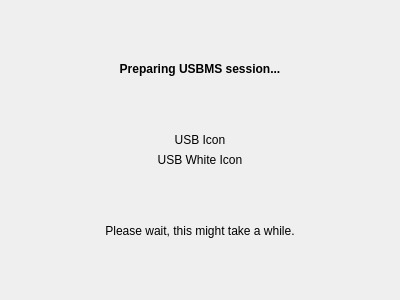
<?xml version="1.0" encoding="UTF-8"?>
<ui version="4.0">
 <class>usbms_splash</class>
 <widget class="QWidget" name="usbms_splash">
  <property name="geometry">
   <rect>
    <x>0</x>
    <y>0</y>
    <width>400</width>
    <height>300</height>
   </rect>
  </property>
  <property name="windowTitle">
   <string>Form</string>
  </property>
  <layout class="QVBoxLayout" name="verticalLayout">
   <item>
    <layout class="QGridLayout" name="gridLayout">
     <item row="3" column="0">
      <widget class="QLabel" name="label_2">
       <property name="text">
        <string>USB Icon</string>
       </property>
       <property name="alignment">
        <set>Qt::AlignCenter</set>
       </property>
      </widget>
     </item>
     <item row="7" column="0">
      <spacer name="verticalSpacer_4">
       <property name="orientation">
        <enum>Qt::Vertical</enum>
       </property>
       <property name="sizeHint" stdset="0">
        <size>
         <width>20</width>
         <height>40</height>
        </size>
       </property>
      </spacer>
     </item>
     <item row="0" column="0">
      <spacer name="verticalSpacer">
       <property name="orientation">
        <enum>Qt::Vertical</enum>
       </property>
       <property name="sizeHint" stdset="0">
        <size>
         <width>20</width>
         <height>40</height>
        </size>
       </property>
      </spacer>
     </item>
     <item row="5" column="0">
      <spacer name="verticalSpacer_3">
       <property name="orientation">
        <enum>Qt::Vertical</enum>
       </property>
       <property name="sizeHint" stdset="0">
        <size>
         <width>20</width>
         <height>40</height>
        </size>
       </property>
      </spacer>
     </item>
     <item row="2" column="0">
      <spacer name="verticalSpacer_2">
       <property name="orientation">
        <enum>Qt::Vertical</enum>
       </property>
       <property name="sizeHint" stdset="0">
        <size>
         <width>20</width>
         <height>40</height>
        </size>
       </property>
      </spacer>
     </item>
     <item row="1" column="0">
      <widget class="QLabel" name="label">
       <property name="font">
        <font>
         <weight>75</weight>
         <bold>true</bold>
        </font>
       </property>
       <property name="text">
        <string>Preparing USBMS session...</string>
       </property>
       <property name="alignment">
        <set>Qt::AlignCenter</set>
       </property>
      </widget>
     </item>
     <item row="6" column="0">
      <widget class="QLabel" name="label_3">
       <property name="text">
        <string>Please wait, this might take a while.</string>
       </property>
       <property name="alignment">
        <set>Qt::AlignCenter</set>
       </property>
       <property name="wordWrap">
        <bool>true</bool>
       </property>
      </widget>
     </item>
     <item row="4" column="0">
      <widget class="QLabel" name="label_4">
       <property name="text">
        <string>USB White Icon</string>
       </property>
       <property name="alignment">
        <set>Qt::AlignCenter</set>
       </property>
      </widget>
     </item>
    </layout>
   </item>
  </layout>
 </widget>
 <resources/>
 <connections/>
</ui>
